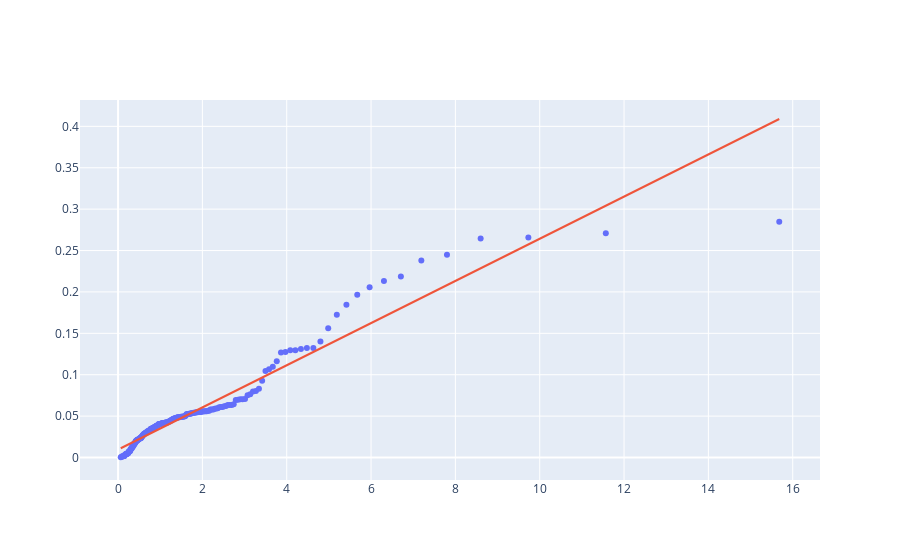

Notebook code for this chart:
### Markdown cell above
Let's plot a QQ plot. This will provide a visual indication as to the normality of the data. If the points closely follow the diagonal line, then they closely fit the pattern we would expect from a Gaussian distribution.

### Code cell
qq = stats.probplot(df_assess["absolute_error"].values, dist='lognorm', sparams=(1))
x = np.array([qq[0][0][0], qq[0][0][-1]])

fig = go.Figure()
fig.add_scatter(x=qq[0][0], y=qq[0][1], mode='markers')
fig.add_scatter(x=x, y=qq[1][1] + qq[1][0]*x, mode='lines')
fig.layout.update(showlegend=False)
fig.show()

### Figure 1 — Plotly figure (JSON) as saved in the notebook; plotly's stock layout.template omitted (floating-point values rounded to 4 significant figures; data arrays with more than 128 entries replaced by an {"elided": "..."} marker saying what was removed)
{"data": [{"mode": "markers", "type": "scatter", "x": {"elided": "234 float values"}, "y": {"elided": "234 float values"}}, {"mode": "lines", "type": "scatter", "x": [0.06377, 15.68], "y": [0.01118, 0.4089]}], "layout": {"showlegend": false}}
